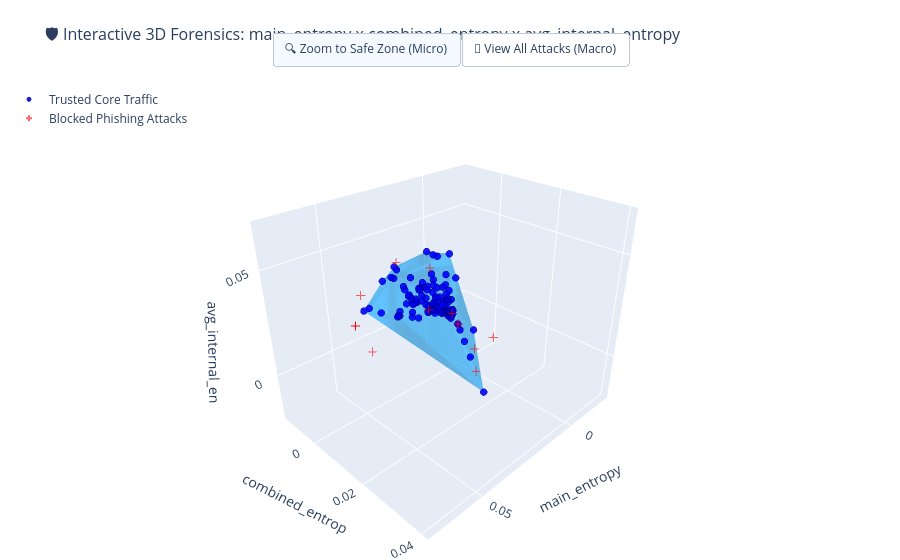

Here is the notebook cell this chart was saved with:
### Code cell
import plotly.graph_objects as go
import numpy as np
from scipy.spatial import ConvexHull

# --- INTERACTIVE 3D VAULT DASHBOARD (WITH MACRO/MICRO TOGGLE) ---
print("Generating Advanced Interactive 3D Vault...")

# 1. Get Top Vault Data
top_space_2d = sub_spaces[0]
best_3rd_feature = corr_matrix[top_space_2d[0]].drop(top_space_2d).idxmax()
space_3d = [top_space_2d[0], top_space_2d[1], best_3rd_feature]

legit_pts_3d = legit_data[space_3d].values
phish_pts_3d = phish_data[space_3d].values

# 2. Calculate the 80% Core (Safe Zone)
centroid_3d = np.mean(legit_pts_3d, axis=0)
distances_3d = np.linalg.norm(legit_pts_3d - centroid_3d, axis=1)
thresh_3d = np.percentile(distances_3d, 80)
core_pts_3d = legit_pts_3d[distances_3d <= thresh_3d]

# Jitter to prevent flat-plane errors
core_pts_3d_jittered = core_pts_3d + np.random.normal(0, 1e-5, core_pts_3d.shape)
hull_3d = ConvexHull(core_pts_3d_jittered)

# 3. Calculate Exact Camera Boundaries for the Zoomed-In "Micro View"
x_margin = (core_pts_3d[:,0].max() - core_pts_3d[:,0].min()) * 0.5 or 0.05
y_margin = (core_pts_3d[:,1].max() - core_pts_3d[:,1].min()) * 0.5 or 0.05
z_margin = (core_pts_3d[:,2].max() - core_pts_3d[:,2].min()) * 0.5 or 0.05

micro_x = [core_pts_3d[:,0].min() - x_margin, core_pts_3d[:,0].max() + x_margin]
micro_y = [core_pts_3d[:,1].min() - y_margin, core_pts_3d[:,1].max() + y_margin]
micro_z = [core_pts_3d[:,2].min() - z_margin, core_pts_3d[:,2].max() + z_margin]

# 4. Build the Interactive Plotly Figure
fig = go.Figure()

# A. Draw the Translucent 3D Safe Zone
fig.add_trace(go.Mesh3d(
    x=core_pts_3d_jittered[:, 0],
    y=core_pts_3d_jittered[:, 1],
    z=core_pts_3d_jittered[:, 2],
    i=hull_3d.simplices[:, 0],
    j=hull_3d.simplices[:, 1],
    k=hull_3d.simplices[:, 2],
    color='#00a2ff',
    opacity=0.35,
    name='Geometric Safe Zone (Hull)',
    showscale=False
))

# B. Draw the Trusted Core Data
fig.add_trace(go.Scatter3d(
    x=core_pts_3d[:, 0], y=core_pts_3d[:, 1], z=core_pts_3d[:, 2],
    mode='markers', 
    marker=dict(size=4, color='blue', opacity=0.9, line=dict(width=1, color='darkblue')),
    name='Trusted Core Traffic'
))

# C. Draw the Blocked Attacks
fig.add_trace(go.Scatter3d(
    x=phish_pts_3d[:, 0], y=phish_pts_3d[:, 1], z=phish_pts_3d[:, 2],
    mode='markers', 
    marker=dict(size=5, color='red', symbol='cross', opacity=0.6),
    name='Blocked Phishing Attacks'
))

# 5. Add Interactive Buttons to Toggle the Camera View
updatemenus = [dict(
    type="buttons",
    direction="right",
    x=0.5, y=1.1, xanchor='center', yanchor='top',
    buttons=list([
        dict(
            args=[{"scene.xaxis.range": micro_x, "scene.yaxis.range": micro_y, "scene.zaxis.range": micro_z, 
                   "scene.xaxis.autorange": False, "scene.yaxis.autorange": False, "scene.zaxis.autorange": False}],
            label="🔍 Zoom to Safe Zone (Micro)",
            method="relayout"
        ),
        dict(
            args=[{"scene.xaxis.autorange": True, "scene.yaxis.autorange": True, "scene.zaxis.autorange": True}],
            label="🔭 View All Attacks (Macro)",
            method="relayout"
        )
    ])
)]

# 6. Format UI and FORCE the camera to start Zoomed In
fig.update_layout(
    title=dict(text=f"🛡️ Interactive 3D Forensics: {space_3d[0]} x {space_3d[1]} x {space_3d[2]}", font=dict(size=16)),
    updatemenus=updatemenus,
    scene=dict(
        xaxis=dict(title=space_3d[0][:15], range=micro_x, autorange=False), # Force start in Micro View
        yaxis=dict(title=space_3d[1][:15], range=micro_y, autorange=False),
        zaxis=dict(title=space_3d[2][:15], range=micro_z, autorange=False),
        camera=dict(eye=dict(x=1.5, y=1.5, z=1.2))
    ),
    margin=dict(l=0, r=0, b=0, t=80),
    legend=dict(yanchor="top", y=0.99, xanchor="left", x=0.01)
)

fig.show()
fig.write_html("Auto_FGSH_Interactive_3D_Vault.html")
print("✅ Success! Interactive HTML file saved.")

### Figure 1 — Plotly figure (JSON) as saved in the notebook; plotly's stock layout.template omitted (floating-point values rounded to 4 significant figures; data arrays with more than 128 entries replaced by an {"elided": "..."} marker saying what was removed)
{"data": [{"color": "#00a2ff", "i": [151, 62, 45, 165, 11, 11, 53, 53, 166, 166, 103, 91, 91, 91, 44, 44, 44, 65, 65, 65, 14, 14, 14, 20, 20, 23, 146, 146, 146, 146, 146, 139, 139, 139, 28, 28, 28, 92, 92, 92, 92, 94, 94, 94], "j": [176, 176, 151, 151, 151, 45, 165, 11, 151, 165, 53, 62, 53, 53, 165, 53, 53, 11, 53, 103, 165, 166, 166, 29, 29, 103, 65, 45, 20, 65, 20, 65, 23, 23, 29, 65, 23, 23, 29, 23, 62, 23, 28, 28], "k": [147, 147, 176, 127, 127, 151, 147, 127, 147, 151, 62, 147, 147, 62, 127, 127, 165, 45, 11, 53, 147, 147, 165, 15, 176, 62, 45, 176, 176, 15, 15, 103, 103, 65, 15, 15, 65, 29, 176, 62, 176, 29, 29, 23], "name": "Geometric Safe Zone (Hull)", "opacity": 0.35, "showscale": false, "type": "mesh3d", "x": {"elided": "178 float values"}, "y": {"elided": "178 float values"}, "z": {"elided": "178 float values"}}, {"marker": {"color": "blue", "line": {"color": "darkblue", "width": 1}, "opacity": 0.9, "size": 4}, "mode": "markers", "name": "Trusted Core Traffic", "type": "scatter3d", "x": {"elided": "178 float values"}, "y": {"elided": "178 float values"}, "z": {"elided": "178 float values"}}, {"marker": {"color": "red", "opacity": 0.6, "size": 5, "symbol": "cross"}, "mode": "markers", "name": "Blocked Phishing Attacks", "type": "scatter3d", "x": {"elided": "1470 float values"}, "y": {"elided": "1470 float values"}, "z": {"elided": "1470 float values"}}], "layout": {"legend": {"x": 0.01, "xanchor": "left", "y": 0.99, "yanchor": "top"}, "margin": {"b": 0, "l": 0, "r": 0, "t": 80}, "scene": {"camera": {"eye": {"x": 1.5, "y": 1.5, "z": 1.2}}, "xaxis": {"autorange": false, "range": [-0.0247, 0.0741], "title": {"text": "main_entropy"}}, "yaxis": {"autorange": false, "range": [-0.014, 0.042], "title": {"text": "combined_entrop"}}, "zaxis": {"autorange": false, "range": [-0.02345, 0.07036], "title": {"text": "avg_internal_en"}}}, "title": {"font": {"size": 16}, "text": "🛡️ Interactive 3D Forensics: main_entropy x combined_entropy x avg_internal_entropy"}, "updatemenus": [{"buttons": [{"args": [{"scene.xaxis.autorange": false, "scene.xaxis.range": [-0.0247, 0.0741], "scene.yaxis.autorange": false, "scene.yaxis.range": [-0.014, 0.042], "scene.zaxis.autorange": false, "scene.zaxis.range": [-0.02345, 0.07036]}], "label": "🔍 Zoom to Safe Zone (Micro)", "method": "relayout"}, {"args": [{"scene.xaxis.autorange": true, "scene.yaxis.autorange": true, "scene.zaxis.autorange": true}], "label": "🔭 View All Attacks (Macro)", "method": "relayout"}], "direction": "right", "type": "buttons", "x": 0.5, "xanchor": "center", "y": 1.1, "yanchor": "top"}]}}
